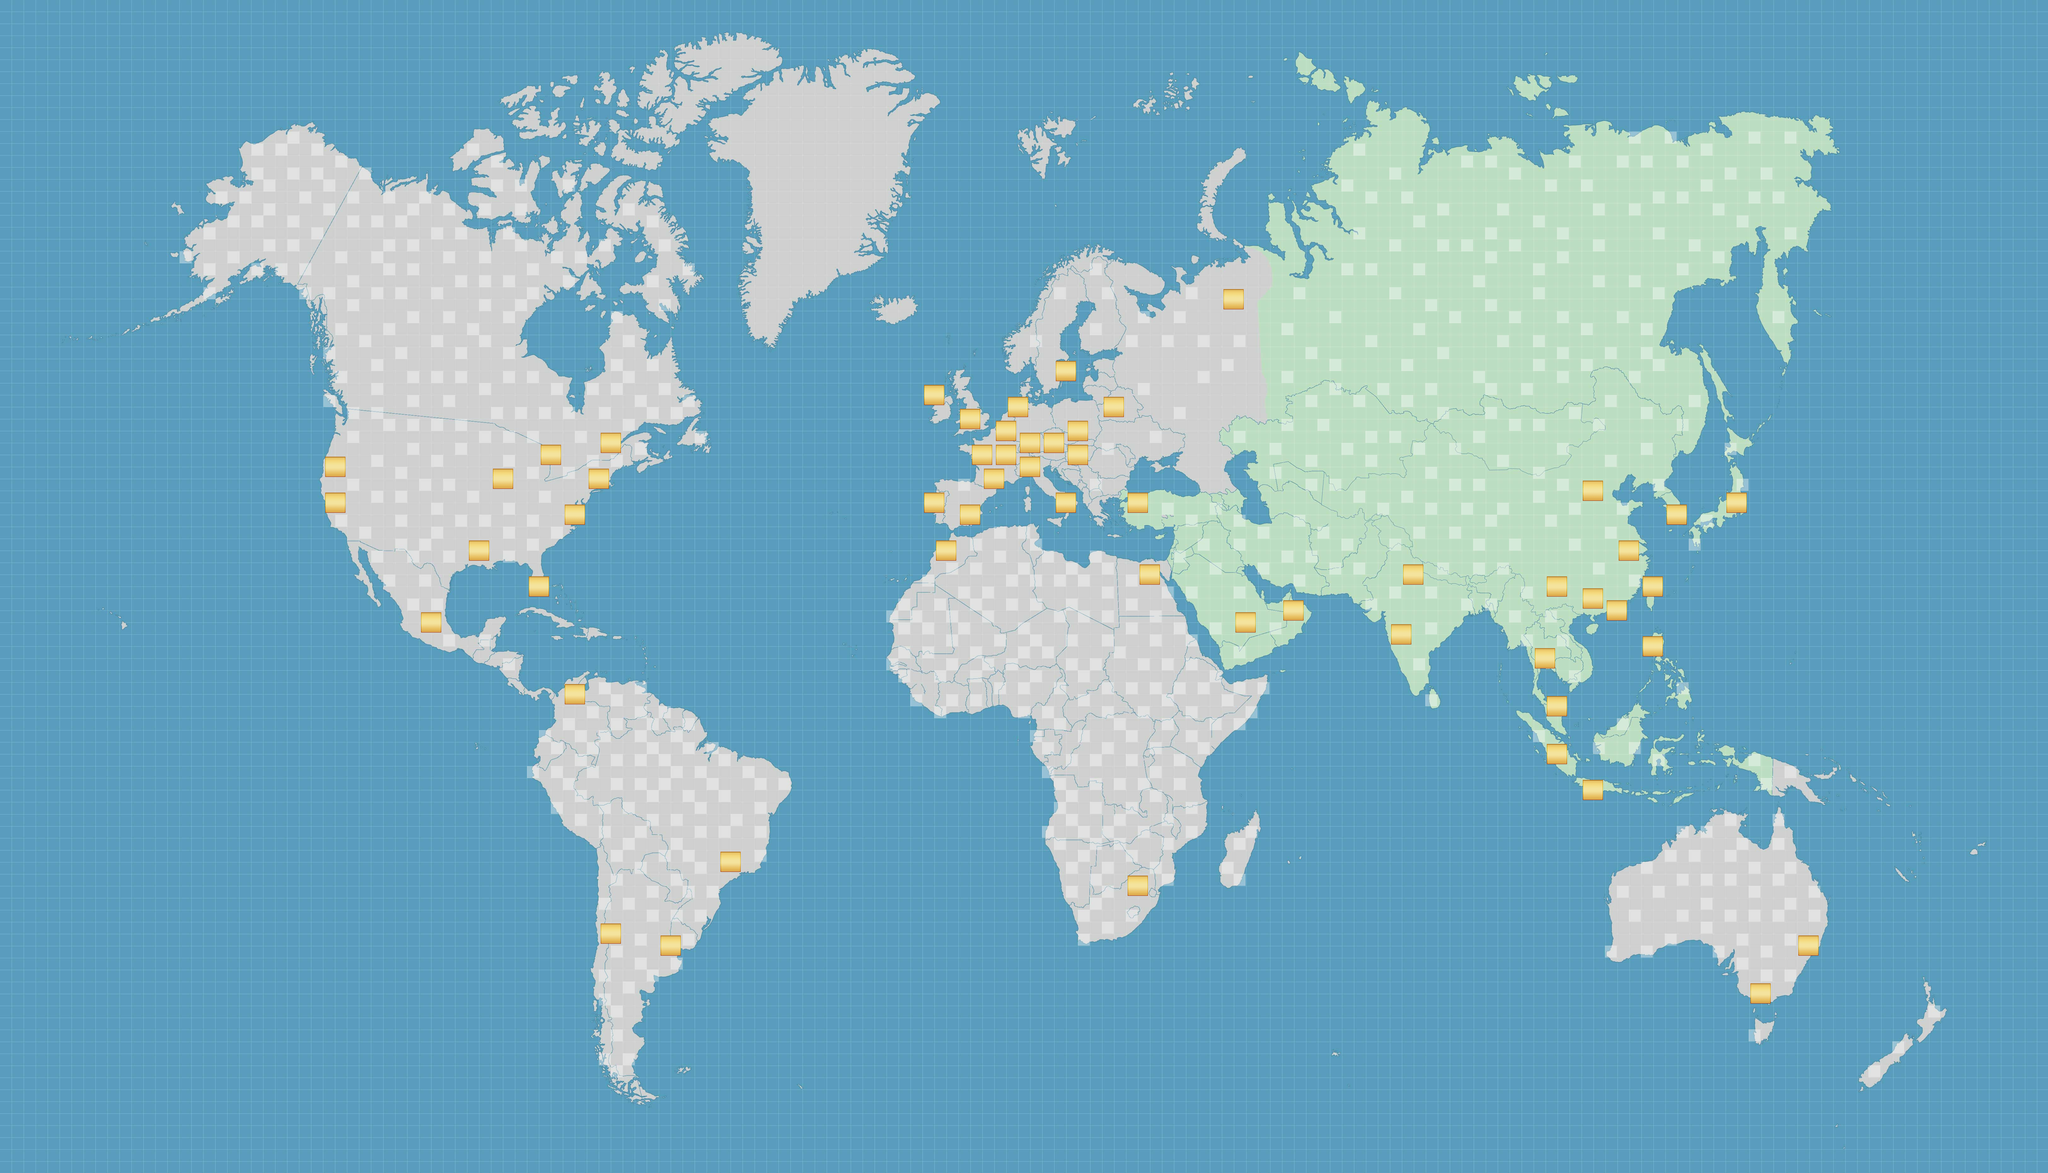

This is a level from a 2D game, rendered from its Tiled map with the project's own tilesets. A one-line summary and the map file follow, with tile-layer data summarised:
An orthogonal 171x98 tile map with 38x38 px tiles, 13 tile layers (BG, TownAsia204, TownAfrica154, TownSouthAmerica88, ...), 2 tilesets and 55 objects.

<map version="1.5" tiledversion="1.7.2" orientation="orthogonal" renderorder="left-up" width="171" height="98" tilewidth="38" tileheight="38" infinite="0" nextlayerid="18" nextobjectid="63">
 <tileset firstgid="1" name="my_civ_bg" tilewidth="38" tileheight="38" tilecount="16758" columns="171">
  <image source="my_civ_bg.jpg" width="6500" height="3750" />
 </tileset>
 <tileset firstgid="16759" name="color75" tilewidth="38" tileheight="38" tilecount="100" columns="10">
  <image source="color75.png" width="380" height="380" />
 </tileset>
 <layer id="1" name="BG" width="171" height="98">
  <data>[16758 cells, 16758 non-empty, 16757 distinct tile ids]</data>
 </layer>
 <layer id="4" name="TownAsia204" width="171" height="98" opacity="0.5">
  <data>[16758 cells, 204 non-empty, 1 distinct tile ids]</data>
 </layer>
 <layer id="7" name="TownAfrica154" width="171" height="98" opacity="0.5">
  <data>[16758 cells, 154 non-empty, 1 distinct tile ids]</data>
 </layer>
 <layer id="8" name="TownSouthAmerica88" width="171" height="98" opacity="0.5">
  <data>[16758 cells, 88 non-empty, 1 distinct tile ids]</data>
 </layer>
 <layer id="9" name="TownEurope20" width="171" height="98" opacity="0.5">
  <data>[16758 cells, 20 non-empty, 1 distinct tile ids]</data>
 </layer>
 <layer id="10" name="TownOceania44" width="171" height="98" opacity="0.5">
  <data>[16758 cells, 44 non-empty, 1 distinct tile ids]</data>
 </layer>
 <layer id="6" name="TownNorthAmerica180" width="171" height="98" opacity="0.5">
  <data>[16758 cells, 180 non-empty, 1 distinct tile ids]</data>
 </layer>
 <layer id="11" name="CityAsia18" width="171" height="98">
  <data>[16758 cells, 72 non-empty, 4 distinct tile ids]</data>
 </layer>
 <layer id="13" name="CityAfrica3" width="171" height="98">
  <data>[16758 cells, 12 non-empty, 4 distinct tile ids]</data>
 </layer>
 <layer id="14" name="CitySouthAmerica4" width="171" height="98">
  <data>[16758 cells, 16 non-empty, 4 distinct tile ids]</data>
 </layer>
 <layer id="15" name="CityEurope18" width="171" height="98">
  <data>[16758 cells, 72 non-empty, 4 distinct tile ids]</data>
 </layer>
 <layer id="16" name="CityOceania2" width="171" height="98">
  <data>[16758 cells, 8 non-empty, 4 distinct tile ids]</data>
 </layer>
 <layer id="12" name="CityNorthAmerica10" width="171" height="98">
  <data>[16758 cells, 40 non-empty, 4 distinct tile ids]</data>
 </layer>
 <objectgroup id="17" name="CityNo">
  <object id="8" x="5133.98" y="1710.8" width="70.4545" height="71.9697">
   <text pixelsize="50" wrap="1" halign="center" valign="center">2</text>
  </object>
  <object id="9" x="5475.38" y="1562.5" width="70.4545" height="71.9695">
   <text pixelsize="50" wrap="1" halign="center" valign="center">7</text>
  </object>
  <object id="10" x="5019.32" y="1523.11" width="70.4545" height="71.9695">
   <text pixelsize="50" wrap="1" halign="center" valign="center">1</text>
  </object>
  <object id="11" x="5287.5" y="1598.86" width="70.4545" height="71.9695">
   <text pixelsize="50" wrap="1" halign="center" valign="center">6</text>
  </object>
  <object id="12" x="4908.71" y="1826.14" width="70.4545" height="71.9695">
   <text pixelsize="50" wrap="1" halign="center" valign="center">3</text>
  </object>
  <object id="13" x="5022.35" y="1864.02" width="70.4545" height="71.9695">
   <text pixelsize="50" wrap="1" halign="center" valign="center">4</text>
  </object>
  <object id="14" x="5096.09" y="1903.41" width="70.4545" height="71.9695">
   <text pixelsize="50" wrap="1" halign="center" valign="center">5</text>
  </object>
  <object id="15" x="5210.11" y="1826.92" width="70.4545" height="71.9695">
   <text pixelsize="50" wrap="1" halign="center" valign="center">8</text>
  </object>
  <object id="16" x="5208.71" y="2017.05" width="70.4545" height="71.9695">
   <text pixelsize="50" wrap="1" halign="center" valign="center">9</text>
  </object>
  <object id="17" x="4449.62" y="1788.26" width="70.4545" height="71.9695">
   <text pixelsize="50" wrap="1" halign="center" valign="center">14</text>
  </object>
  <object id="18" x="3917.8" y="1941.29" width="70.4545" height="71.9695">
   <text pixelsize="50" wrap="1" halign="center" valign="center">17</text>
  </object>
  <object id="19" x="4069.32" y="1901.89" width="70.4545" height="71.9695">
   <text pixelsize="50" wrap="1" halign="center" valign="center">16</text>
  </object>
  <object id="20" x="4867.8" y="2056.44" width="70.4545" height="71.9695">
   <text pixelsize="50" wrap="1" halign="center" valign="center">10</text>
  </object>
  <object id="21" x="4411.74" y="1979.17" width="70.4545" height="71.9695">
   <text pixelsize="50" wrap="1" halign="center" valign="center">15</text>
  </object>
  <object id="22" x="4907.2" y="2204.92" width="70.4545" height="71.9695">
   <text pixelsize="50" wrap="1" halign="center" valign="center">11</text>
  </object>
  <object id="23" x="4907.2" y="2360.98" width="70.4545" height="71.9695">
   <text pixelsize="50" wrap="1" halign="center" valign="center">12</text>
  </object>
  <object id="24" x="5022.35" y="2471.59" width="70.4545" height="71.9695">
   <text pixelsize="50" wrap="1" halign="center" valign="center">13</text>
  </object>
  <object id="25" x="3611.74" y="1789.77" width="70.4545" height="71.9695">
   <text pixelsize="50" wrap="1" halign="center" valign="center">30</text>
  </object>
  <object id="26" x="3573.86" y="1557.95" width="70.4545" height="71.9695">
   <text pixelsize="50" wrap="1" halign="center" valign="center">18</text>
  </object>
  <object id="27" x="3879.92" y="915.53" width="70.4545" height="71.9695">
   <text pixelsize="50" wrap="1" halign="center" valign="center">36</text>
  </object>
  <object id="28" x="3499.62" y="1257.95" width="70.4545" height="71.9695">
   <text pixelsize="50" wrap="1" halign="center" valign="center">38</text>
  </object>
  <object id="29" x="3349.62" y="1144.32" width="70.4545" height="71.9695">
   <text pixelsize="50" wrap="1" halign="center" valign="center">37</text>
  </object>
  <object id="30" x="3389.02" y="1335.23" width="70.4545" height="71.9695">
   <text pixelsize="50" wrap="1" halign="center" valign="center">39</text>
  </object>
  <object id="31" x="3345.08" y="1562.5" width="70.4545" height="71.9695">
   <text pixelsize="50" wrap="1" halign="center" valign="center">43</text>
  </object>
  <object id="32" x="3382.59" y="1409.35" width="70.4545" height="71.9695">
   <text pixelsize="50" wrap="1" halign="center" valign="center">42</text>
  </object>
  <object id="33" x="3310.23" y="1370.08" width="70.4545" height="71.9695">
   <text pixelsize="50" wrap="1" halign="center" valign="center">41</text>
  </object>
  <object id="34" x="3232.95" y="1374.62" width="70.4545" height="71.9695">
   <text pixelsize="50" wrap="1" halign="center" valign="center">44</text>
  </object>
  <object id="35" x="3231.44" y="1450.38" width="70.4545" height="71.9695">
   <text pixelsize="50" wrap="1" halign="center" valign="center">45</text>
  </object>
  <object id="36" x="3158.71" y="1404.92" width="70.4545" height="71.9695">
   <text pixelsize="50" wrap="1" halign="center" valign="center">47</text>
  </object>
  <object id="37" x="3158.71" y="1333.71" width="70.4545" height="71.9695">
   <text pixelsize="50" wrap="1" halign="center" valign="center">46</text>
  </object>
  <object id="38" x="3193.56" y="1256.44" width="70.4545" height="71.9695">
   <text pixelsize="50" wrap="1" halign="center" valign="center">40</text>
  </object>
  <object id="39" x="3045.08" y="1295.83" width="70.4545" height="71.9695">
   <text pixelsize="50" wrap="1" halign="center" valign="center">49</text>
  </object>
  <object id="40" x="2928.41" y="1220.08" width="70.4545" height="71.9695">
   <text pixelsize="50" wrap="1" halign="center" valign="center">48</text>
  </object>
  </objectgroup>
</map>
<!-- 22 of 55 objects omitted -->